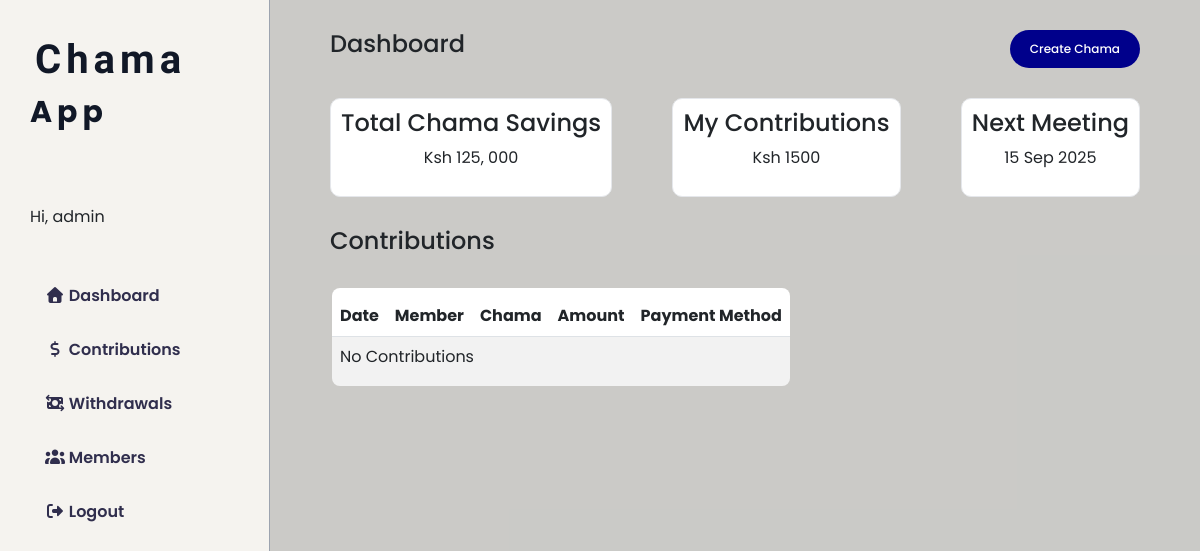
Page /dashboard/ (signed in) on the earlier database version.
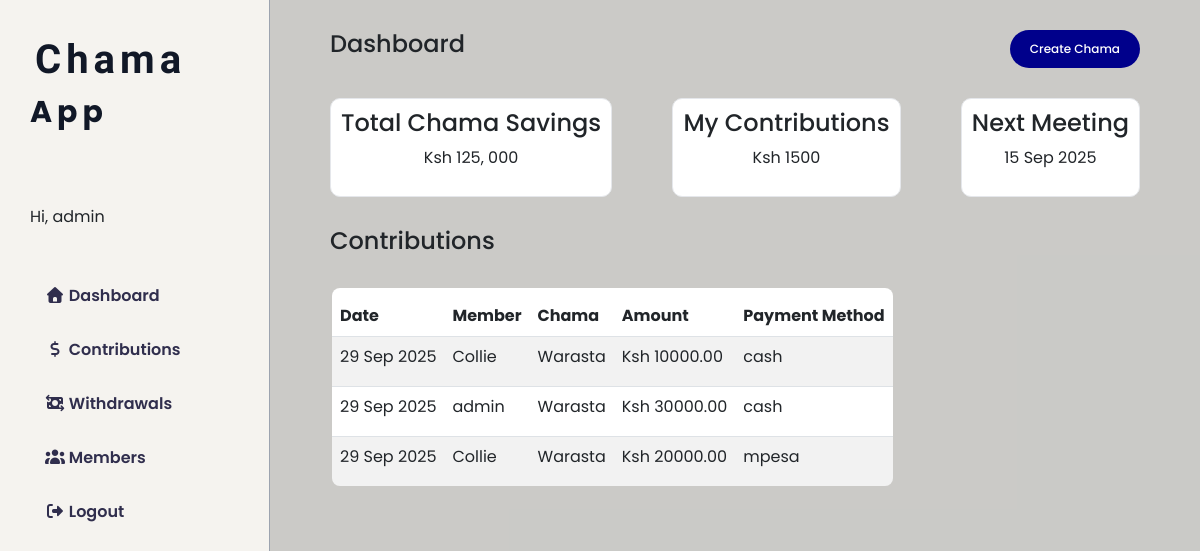
Same page on the later database version.
### app/models.py (models this page shows, shortened)
class CustomUser(AbstractUser):
    email = models.EmailField(unique=True)
    phone_number = models.CharField(max_length=15, blank=True, null=True)

class Contribution(models.Model):
    PAYMENT_METHODS = [
        ('cash', 'Cash'),
        ('mpesa', 'M-Pesa'),
        ('bank', 'Bank Transfer'),
    ]
    member = models.ForeignKey('Member', on_delete=models.CASCADE, related_name='contributions')
    amount = models.DecimalField(max_digits=10, decimal_places=2, validators=[MinValueValidator(1)])
    date = models.DateTimeField(auto_now_add=True)
    payment_method = models.CharField(max_length=20, choices=PAYMENT_METHODS)

class Member(models.Model):
    ROLE_CHOICES = [
        ('leader', 'Leader'),
        ('member', 'Member'),
    ]
    user = models.ForeignKey(settings.AUTH_USER_MODEL, on_delete=models.CASCADE)
    chama = models.ForeignKey('Chama', on_delete=models.CASCADE, related_name='members')
    role = models.CharField(max_length=15, choices=ROLE_CHOICES, default='member')
    joined_at = models.DateTimeField(auto_now_add=True)
    class Meta:
        unique_together = ('user', 'chama') # prevents duplicate membership
    """
    How Member Management Works:

    1. When someone creates a Chama, they are automatically assigned as Leader in the Member table.
    2. The Leader can later invite/add members by selecting existing users or entering their email/username.
    3. Each user can belong to multiple Chamas.
    """

class Chama(models.Model):
    name = models.CharField(max_length=255)
    description = models.TextField(blank=True, null=True)
    created_by = models.ForeignKey(
        settings.AUTH_USER_MODEL,
        on_delete=models.CASCADE,
        related_name='chamas_created'
    )
    created_at = models.DateTimeField(auto_now_add=True)
    account_number = models.CharField(max_length=50, unique=True, blank=True, null=True)

### app/views.py (the view)
# urls.py: path('dashboard/', views.dashboard_view, name='dashboard'),
@login_required
def dashboard_view(request):
    chamas = Chama.objects.filter(created_by=request.user)
    user_chamas = Member.objects.filter(user=request.user).values_list('chama', flat=True)
    latest_contributions = (
        Contribution.objects.filter(member__chama__in=user_chamas)
        .select_related("member__user", "member__chama")
        .order_by("-date")[:3]
    )
    context = {
        'chamas': chamas,
        'latest_contributions': latest_contributions
    }
    return render(request, 'app/dashboard.html', context)

### app/templates/app/dashboard.html (shortened to what this page needs)
{% extends 'app/base.html' %}
{% block content %}
<section class="home section">
  <div class="container-wrapper">
    <div class="dashboard">
      <h4>Dashboard</h4>
      <a href="{% url 'create_chama' %}" class="btn btn-sm btn-outline-primary ms-2">
        Create Chama
      </a>
    </div>
    <div class="dashboard-wrapper">
      <div class="dashboard-item">
        <h4>Total Chama Savings</h4>
        <p>Ksh 125, 000</p>
      </div>
      <div class="dashboard-item">
        <h4>My Contributions</h4>
        <p>Ksh 1500</p>
      </div>
      <div class="dashboard-item">
        <h4>Next Meeting</h4>
        <p>15 Sep 2025</p>
      </div>
    </div>
    <div class="contributions-content">
      <div class="contributions-title">
        <h4>Contributions</h4>
      </div>
      <div class="contributions-wrapper">
        <div class="contributions">
          <table border="1" class="table table-striped">
            <thead>
              <tr>
                <th>Date</th>
                <th>Member</th>
                <th>Chama</th>
                <th>Amount</th>
                <th>Payment Method</th>
              </tr>
            </thead>
            {% for contribution in latest_contributions %}
            <tr>
              <td>{{ contribution.date|date:"d M Y" }}</td>
              <td>{{ contribution.member.user.username }}</td>
              <td>{{ contribution.member.chama.name }}</td>
              <td>Ksh {{ contribution.amount }}</td>
              <td>{{ contribution.payment_method }}</td>
            </tr>
            {% empty %}
            <tr>
              <td colspan="5">No Contributions</td>
            </tr>
            {% endfor %}
          </table>
        </div>
      </div>
    </div>
  </div>
</section>
{% endblock %}

### app/templates/app/base.html (shortened to what this page needs)
{% load static %}
<!doctype html>
<html lang="en">
  <head>
    <link
      rel="stylesheet"
      href="https://cdnjs.cloudflare.com/ajax/libs/font-awesome/7.0.1/css/all.min.css"
    />
    <link
      rel="stylesheet"
      href="https://cdn.jsdelivr.net/npm/bootstrap@5.3.0/dist/css/bootstrap.min.css"
    />
    <link rel="stylesheet" href="{% static 'css/styles.css' %}" />
  </head>
  <body>
    <div class="aside">
      <div class="logo-holder">
        <div class="logo">
          <a href="#"><span>Chama</span> App</a>
        </div>
        <div class="username">
          {% if request.user.is_authenticated %}
          <span>Hi, {{ request.user.username }}</span>
          {% endif %}
        </div>
      </div>
      <ul class="nav">
        <li>
          <a href="{% url 'dashboard' %}" class="active"
            ><i class="fa fa-solid fa-house"></i> Dashboard</a
          >
        </li>
        <li>
          <a href="{% url 'contributions_overview' %}"
            ><i class="fa fa-solid fa-dollar-sign"></i> Contributions</a
          >
        </li>
        <li>
          <a href="#"
            ><i class="fa fa-solid fa-money-bill-transfer"></i> Withdrawals</a
          >
        </li>
        <li>
          <a href="{% url 'members_home' %}"
            ><i class="fa fa-solid fa-users"></i> Members</a
          >
        </li>
        {% if request.user.is_authenticated %}
        <li>
          <a href="{% url 'logout' %}"
            ><i class="fa fa-solid fa-right-from-bracket"></i> Logout</a
          >
        </li>
        {% else %}
        <li>
          <a href="{% url 'login' %}"
            ><i class="fa fa-solid fa-right-from-bracket"></i> Login</a
          >
        </li>
        {% endif %}
      </ul>
    </div>
    <div class="main-content">
      {% block content %}{% endblock %}
    </div>
  </body>
</html>

### app/static/css/styles.css (style rules this page uses)
:root { --color-bg: #fdfcf9; --color-surface: #f8f6f2; --color-card: #f5f3ef; --second-color: #b9b9b9; --primary-color: #b5afaf; --black-color: #020101; --btn-color: #00008b; --color-text-primary: #111827; --color-text-secondary: #6b7280; --color-text-light: #9ca3af; --text-black-900: #302e4d; --color-accent: #22c55e; --color-accent-dark: #16a34a; --color-accent-light: #86efac; --color-border: #e5e7eb; --color-skin-dark: #3b2f2f; --color-skin-light: #f5d6c6; --color-uniform-primary: #1f2937; --color-uniform-secondary: #374151; --font-size-xs: 0.75rem; --font-size-sm: 0.875rem; --font-size-base: 1rem; --font-size-lg: 1.125rem; --font-size-xl: 1.25rem; --font-size-2xl: 1.5rem; --font-size-3xl: 1.875rem; }
body { margin: 0; padding: 0; background: var(--color-bg); font-family: "Poppins", sans-serif; }
* { padding: 0; box-sizing: border-box; }
.btn { font-size: 12px; font-weight: 500; padding: 10px 20px; color: white; border-radius: 40px; border: none; display: inline-block; white-space: nowrap; background: var(--btn-color); transition: all 0.3s ease; }
.section { background-color: rgba(0, 0, 0, 0.2); min-height: 100vh; display: block; padding: 0 30px; opacity: 1; }
.container-wrapper { max-width: 1100px; width: 100%; margin: auto; padding: 30px; }
ul { list-style: none; }
a { text-decoration: none; }
.main-content { padding-left: 270px; }
th, td { padding: 15px; text-align: left; }
tr { height: 50px; }
table { border: 2px solid black; border-radius: 10px; border-collapse: collapse; overflow: hidden; }
.dashboard { display: flex; justify-content: space-between; margin-bottom: 30px; }
.container-wrapper .dashboard-wrapper { display: flex; justify-content: space-between; align-items: center; }
.container-wrapper .dashboard-wrapper .dashboard-item { text-align: center; border: 1px solid var(--color-border); padding: 10px;background: white; border-radius: 10px; }
.contributions-content .contributions-title { margin-top: 30px; }
.contributions-content .contributions-wrapper { display: flex; justify-content: space-between; margin-top: 30px; }
.contributions-content .contributions-wrapper .contributions table { width: 100%; }
.aside { width: 270px; background: var(--color-card); position: fixed; left: 0; top: 0; padding: 30px; height: 100%; border-right: 1px solid var(--color-text-light); align-items: center; z-index: 10; }
.aside .nav { display: block !important; margin-top: 50px; }
.aside .nav li { margin-bottom: 20px; }
.aside .logo-holder .logo { top: 30px; font-size: 30px; text-transform: capitalize; }
.aside .logo a { color: var(--color-text-primary); font-weight: 700; padding: 5px 5px; font-size: 30px; letter-spacing: 5px; position: relative; }
.aside .logo a span { font-family: "Clicker Script", cursive; font-size: 40px; }
.aside .logo-holder .username { padding-top: 70px; }
.aside .nav li a { font-size: 16px; font-weight: 600; display: block; color: var(--text-black-900); padding: 5px 15px; }

Differences in the rows shown:
added Contribution: date "29 Sep 2025", member.user.username "Collie", member.chama.name "Warasta", amount "10000.00", payment_method "cash"
added Contribution: date "29 Sep 2025", member.user.username "admin", member.chama.name "Warasta", amount "30000.00", payment_method "cash"
added Contribution: date "29 Sep 2025", member.user.username "Collie", member.chama.name "Warasta", amount "20000.00", payment_method "mpesa"
Other differences:
text no longer shown: "No Contributions"
